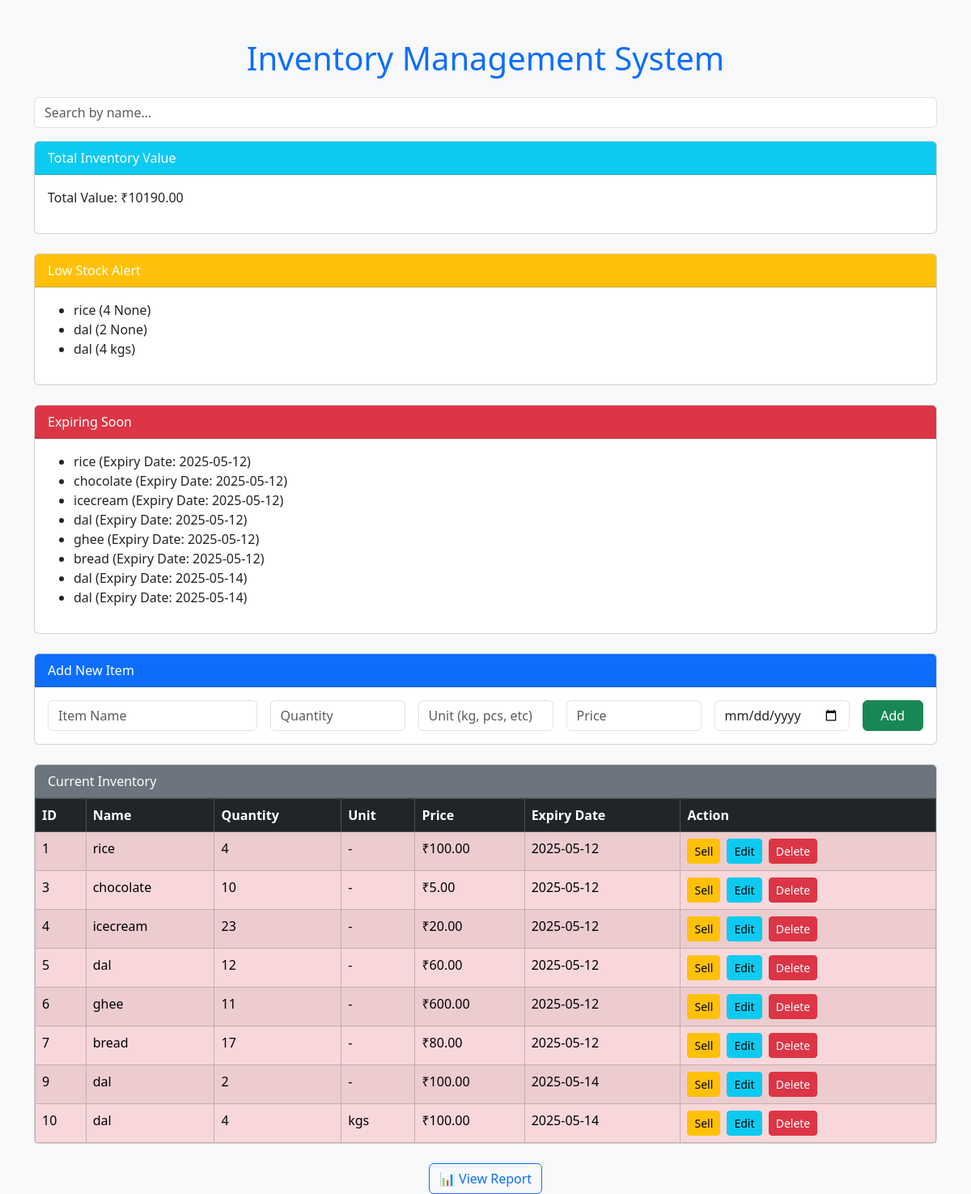
The page / on the database its author committed.
### tables this page shows
CREATE TABLE items (
                    id INTEGER PRIMARY KEY,
                    name TEXT NOT NULL,
                    quantity INTEGER NOT NULL,
                    price REAL NOT NULL,
                    expiry_date TEXT
                , unit TEXT);

### inventory_app.py (the view)
@app.route('/', methods=['GET', 'POST'])
def index():
    search_query = request.args.get('search', '').strip()
    conn = sqlite3.connect('inventory.db')
    c = conn.cursor()
    if search_query:
        c.execute("SELECT * FROM items WHERE name LIKE ?", ('%' + search_query + '%',))
    else:
        c.execute("SELECT * FROM items")
    items = c.fetchall()
    total_value = sum(item[2] * item[3] for item in items)
    low_stock_threshold = 5
    low_stock_items = [item for item in items if item[2] < low_stock_threshold]
    today = datetime.today().date()
    expiring_soon = [item for item in items if item[4] and datetime.strptime(item[4], '%Y-%m-%d').date() <= today + timedelta(days=7)]
    conn.close()
    return render_template('index.html', items=items, total_value=total_value, low_stock_items=low_stock_items, expiring_soon=expiring_soon)

### templates/index.html (shortened to what this page needs)
<!DOCTYPE html>
<html>
<head>
    <link href="https://cdn.jsdelivr.net/npm/bootstrap@5.3.2/dist/css/bootstrap.min.css" rel="stylesheet">
</head>
<body class="bg-light">
<div class="container mt-5">
    <h1 class="mb-4 text-center text-primary">Inventory Management System</h1>
    <form method="get" action="/" class="mb-3">
        <input type="text" name="search" placeholder="Search by name..." class="form-control" value="{{ request.args.get('search', '') }}">
    </form>
    <div class="card mb-4">
        <div class="card-header bg-info text-white">Total Inventory Value</div>
        <div class="card-body">
            <p>Total Value: ₹{{ "%.2f"|format(total_value) }}</p>
        </div>
    </div>
    {% if low_stock_items %}
    <div class="card mb-4">
        <div class="card-header bg-warning text-white">Low Stock Alert</div>
        <div class="card-body">
            <ul>
                {% for item in low_stock_items %}
                    <li>{{ item[1] }} ({{ item[2] }} {{ item[5] }})</li>
                {% endfor %}
            </ul>
        </div>
    </div>
    {% endif %}
    {% if expiring_soon %}
    <div class="card mb-4">
        <div class="card-header bg-danger text-white">Expiring Soon</div>
        <div class="card-body">
            <ul>
                {% for item in expiring_soon %}
                    <li>{{ item[1] }} (Expiry Date: {{ item[4] }})</li>
                {% endfor %}
            </ul>
        </div>
    </div>
    {% endif %}
    <div class="card mb-4">
        <div class="card-header bg-primary text-white">Add New Item</div>
        <div class="card-body">
            <form action="/add" method="post" class="row g-3">
                <div class="col-md-3">
                    <input type="text" name="name" class="form-control" placeholder="Item Name" required>
                </div>
                <div class="col-md-2">
                    <input type="number" name="quantity" class="form-control" placeholder="Quantity" required>
                </div>
                <div class="col-md-2">
                    <input type="text" name="unit" class="form-control" placeholder="Unit (kg, pcs, etc)" required>
                </div>
                <div class="col-md-2">
                    <input type="number" step="0.01" name="price" class="form-control" placeholder="Price" required>
                </div>
                <div class="col-md-2">
                    <input type="date" name="expiry_date" class="form-control">
                </div>
                <div class="col-md-1">
                    <button type="submit" class="btn btn-success w-100">Add</button>
                </div>
            </form>
        </div>
    </div>
    <div class="card">
        <div class="card-header bg-secondary text-white">Current Inventory</div>
        <div class="card-body p-0">
            <table class="table table-bordered table-striped mb-0">
                <thead class="table-dark">
                    <tr>
                        <th>ID</th>
                        <th>Name</th>
                        <th>Quantity</th>
                        <th>Unit</th>
                        <th>Price</th>
                        <th>Expiry Date</th>
                        <th>Action</th>
                    </tr>
                </thead>
                <tbody>
                {% for item in items %}
                    <tr
                        {% if item in expiring_soon %}class="table-danger"{% endif %}
                        {% if item in low_stock_items %}class="table-warning"{% endif %}>
                        <td>{{ item[0] }}</td>
                        <td>{{ item[1] }}</td>
                        <td>{{ item[2] }}</td>
                        <td>{{ item[5] or '-' }}</td>
                        <td>₹{{ "%.2f"|format(item[3]) }}</td>
                        <td>{{ item[4] or '-' }}</td>
                        <td>
                            <a href="/sell/{{ item[0] }}" class="btn btn-sm btn-warning me-1 {% if item[2] == 0 %}disabled{% endif %}">Sell</a>
                            <a href="/edit/{{ item[0] }}" class="btn btn-sm btn-info me-1">Edit</a>
                            <a href="/delete/{{ item[0] }}" class="btn btn-sm btn-danger">Delete</a>
                        </td>
                    </tr>
                {% endfor %}
                </tbody>
            </table>
        </div>
    </div>
    <div class="text-center mt-4">
        <a href="/report" class="btn btn-outline-primary">📊 View Report</a>
    </div>
</div>
</body>
</html>

### rows shown on the page
items: name "rice", quantity "4", item "None", expiry_date "2025-05-12", id "1", item "-", price "100.00"
items: name "dal", quantity "2", item "None", expiry_date "2025-05-14", id "9", item "-", price "100.00"
items: name "dal", quantity "4", unit "kgs", expiry_date "2025-05-14", id "10", price "100.00"
items: name "chocolate", expiry_date "2025-05-12", id "3", quantity "10", item "-", price "5.00"
items: name "icecream", expiry_date "2025-05-12", id "4", quantity "23", item "-", price "20.00"
items: name "dal", expiry_date "2025-05-12", id "5", quantity "12", item "-", price "60.00"
items: name "ghee", expiry_date "2025-05-12", id "6", quantity "11", item "-", price "600.00"
items: name "bread", expiry_date "2025-05-12", id "7", quantity "17", item "-", price "80.00"

### other values the page prints
{{ "%.2f"|format(total_value) }} "10190.00"
